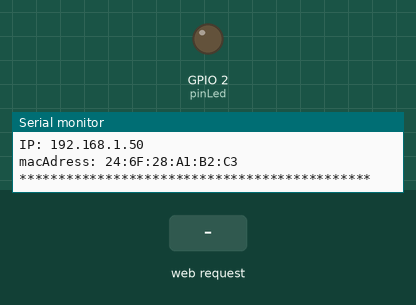
A sketch run on a simulated ESP32. Shown: output pins drawn as LEDs (lit = HIGH), the last lines printed to the serial monitor. The test bench sets the inputs (shaded band). WiFi joins after 1.5 s; servers stay silent unless stated.

Above: at 2.7 s.
2.8 s: HTTP request GET /Habit_1_ON received
At 4.0 s:
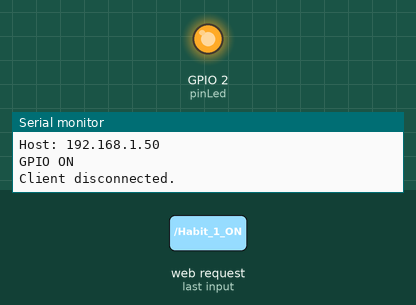
4.3 s: HTTP request GET /Habit_1_OFF received
At 5.2 s:
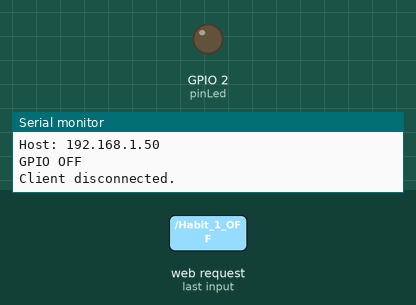
Timing chart, 0 to 7.3 s (numbered marks = the images above; inputs shaded):
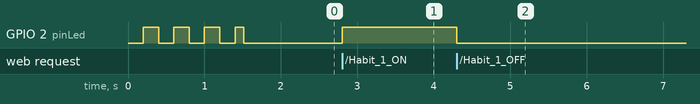

Measured:
- after the input at 2.8 s, GPIO 2 (pinLed): LOW → HIGH at once
- after the input at 4.3 s, GPIO 2 (pinLed): HIGH → LOW at once

The sketch:

wifimanager_moduloesp32.ino
```cpp
#include <WiFiManager.h>
#include <WiFi.h>
#include <Ticker.h>


Ticker ticker;

// Pin LED azul
byte pinLed = 2;

//------------------Servidor Web en puerto 80---------------------

WiFiServer server(80);

int contconexion = 0;

String header; // Variable para guardar el HTTP request

String estadoled = "off";

const int led = 2;

String pagina = "<!DOCTYPE html>"
"<html>"
"<head>"
"<meta charset='utf-8' />"
"<title>Servidor Web ESP32</title>"
"</head>"
"<body>"
"<center>"
"<h1>Servidor Web ESP32</h1>"
"<p><a href='/Habit_1_ON'><button style='height:50px;width:100px'>ON</button></a></p>"
"<p><a href='/Habit_1_OFF'><button style='height:50px;width:100px'>OFF</button></a></p>"
"</center>"
"</body>"
"</html>";


 /// IP STATICA
  IPAddress ip(192, 168, 2, 110); // where xx is the desired IP Address
  IPAddress gateway(192, 168, 2, 1); // set gateway to match your network
  IPAddress subnet(255, 255, 255, 0); // set subnet mask to match your network


void parpadeoLed(){
  // Cambiar de estado el LED
  byte estado = digitalRead(pinLed);
  digitalWrite(pinLed, !estado);
}

void setup()
{
  Serial.begin(115200);

   pinMode(pinLed, OUTPUT);

  // Empezamos el temporizador que hará parpadear el LED
  ticker.attach(0.2, parpadeoLed);

  // Creamos una instancia de la clase WiFiManager
  WiFi.config(ip, gateway, subnet);
  WiFiManager wifiManager;

  // Descomentar para resetear configuración
  //wifiManager.resetSettings();

  // Cremos AP y portal cautivo
  wifiManager.autoConnect("ESP8266Temp","hola1234");


  Serial.println("Ya estás conectado");

  ticker.detach();

  // Apagamos el LED
  digitalWrite(pinLed, HIGH);


  Serial.println("");
  Serial.println("********************************************");
  Serial.print("Conectado a la red WiFi: ");
  Serial.println(WiFi.SSID());
  Serial.print("IP: ");
  Serial.println(WiFi.localIP());
  Serial.print("macAdress: ");
  Serial.println(WiFi.macAddress());
  Serial.println("*********************************************");


  server.begin(); // iniciamos el servidor
  pinMode(led, OUTPUT);
  digitalWrite(led, LOW);
}

void loop() {
   WiFiClient client = server.available();   // Escucha a los clientes entrantes

  if (client) {                             // Si se conecta un nuevo cliente
    Serial.println("New Client.");          //
    String currentLine = "";                //
    while (client.connected()) {            // loop mientras el cliente está conectado
      if (client.available()) {             // si hay bytes para leer desde el cliente
        char c = client.read();             // lee un byte
        Serial.write(c);                    // imprime ese byte en el monitor serial
        header += c;
        if (c == '\n') {                    // si el byte es un caracter de salto de linea
          // si la nueva linea está en blanco significa que es el fin del
          // HTTP request del cliente, entonces respondemos:
          if (currentLine.length() == 0) {
            client.println("HTTP/1.1 200 OK");
            client.println("Content-type:text/html");
            client.println("Connection: close");
            client.println();

            // enciende y apaga el GPIO
            if (header.indexOf("GET /Habit_1_ON") >= 0) {
              Serial.println("GPIO ON");
              estadoled = "on";
              digitalWrite(led, HIGH);
            } else if (header.indexOf("GET /Habit_1_OFF") >= 0) {
              Serial.println("GPIO OFF");
              estadoled = "off";
              digitalWrite(led, LOW);
            }

            // Muestra la página web
            client.println(pagina);

            // la respuesta HTTP temina con una linea en blanco
            client.println();
            break;
          } else { // si tenemos una nueva linea limpiamos currentLine
            currentLine = "";
          }
        } else if (c != '\r') {  // si C es distinto al caracter de retorno de carro
          currentLine += c;      // lo agrega al final de currentLine
        }
      }
    }
    // Limpiamos la variable header
    header = "";
    // Cerramos la conexión
    client.stop();
    Serial.println("Client disconnected.");
    Serial.println("");
  }
  }
```
